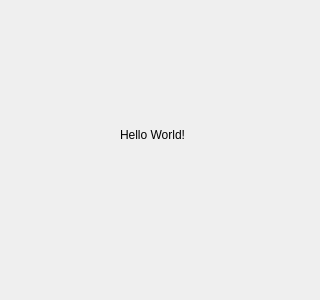
<?xml version="1.0" encoding="UTF-8"?>
<ui version="4.0">
 <class>HelloDialog</class>
 <widget class="QDialog" name="HelloDialog">
  <property name="geometry">
   <rect>
    <x>0</x>
    <y>0</y>
    <width>320</width>
    <height>300</height>
   </rect>
  </property>
  <property name="windowTitle">
   <string>Dialog</string>
  </property>
  <widget class="QLabel" name="label">
   <property name="geometry">
    <rect>
     <x>120</x>
     <y>120</y>
     <width>100</width>
     <height>30</height>
    </rect>
   </property>
   <property name="text">
    <string>Hello World!</string>
   </property>
  </widget>
 </widget>
 <resources/>
 <connections/>
</ui>
